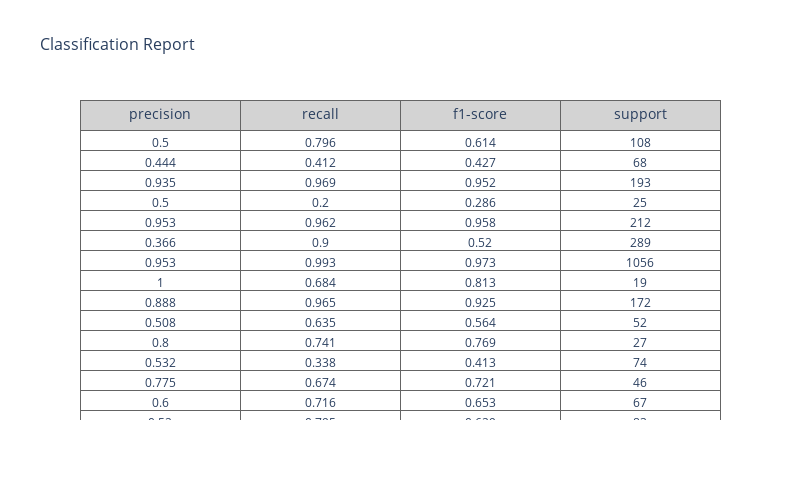

Source (notebook cell):
### Code cell
from sklearn.svm import SVC

# модель RandomForestClassifier (114 classes)
kn_clf = SVC()

# Оцениваем модель и выводим отчет
evaluate_and_report(kn_clf, X_train, X_test, y_train, y_test)

### Figure 1 — Plotly figure (JSON) as saved in the notebook; plotly's stock layout.template omitted (floating-point values rounded to 4 significant figures; data arrays with more than 128 entries replaced by an {"elided": "..."} marker saying what was removed)
{"data": [{"cells": {"align": "center", "fill": {"color": "white"}, "font": {"size": 12}, "line": {"color": "rgb(100, 100, 100)"}, "values": {"elided": "4x105 float values"}}, "header": {"align": "center", "fill": {"color": "lightgray"}, "font": {"size": 14}, "height": 30, "line": {"color": "rgb(100, 100, 100)"}, "values": ["precision", "recall", "f1-score", "support"]}, "type": "table"}], "layout": {"height": 500, "title": {"font": {"size": 16}, "text": "Classification Report"}, "width": 800}}
